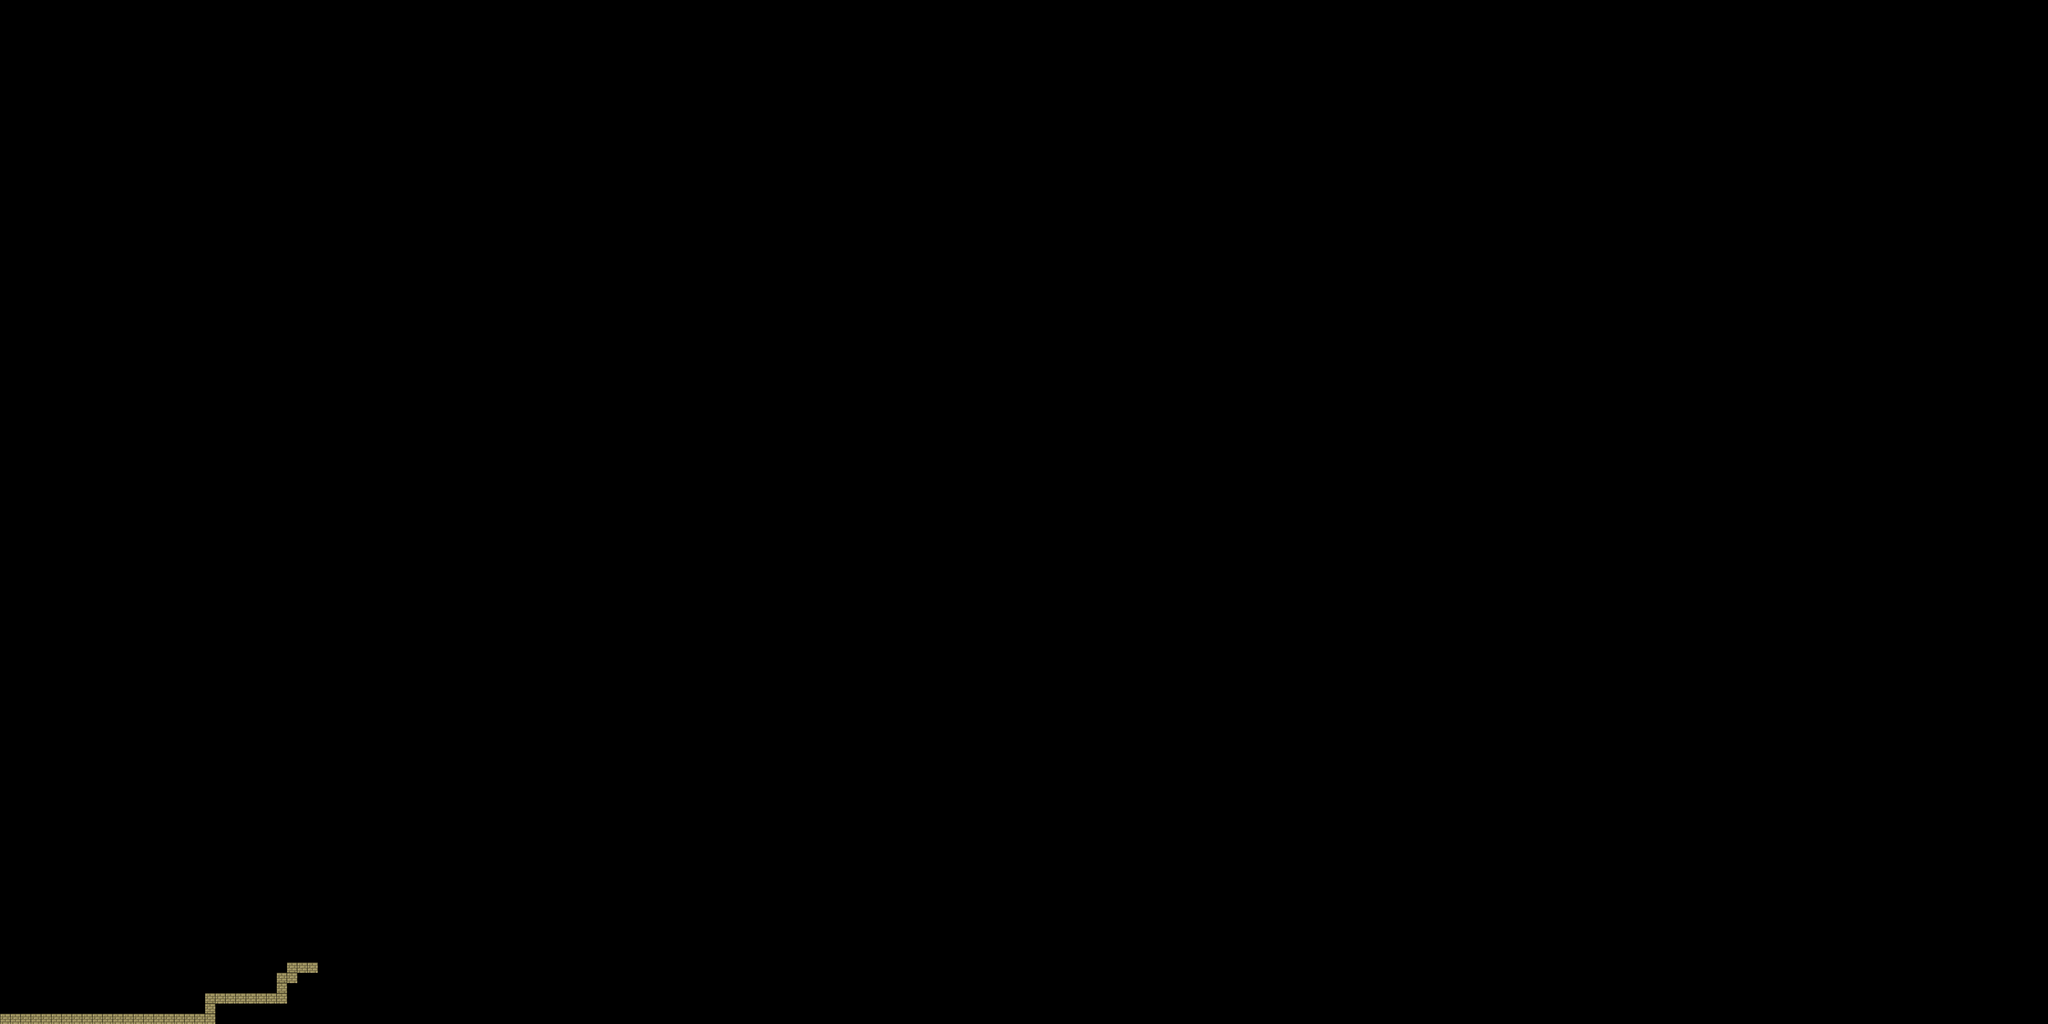

This game map was drawn from its Tiled (.tmx) file and the tilesets committed beside it. A one-line description and the trimmed map source follow:
An orthogonal 200x100 tile map with 32x32 px tiles, 1 tile layer (Tile Layer 1).

<map version="1.0" orientation="orthogonal" renderorder="right-down" width="200" height="100" tilewidth="32" tileheight="32">
 <tileset firstgid="1" name="tmw_desert_spacing" tilewidth="33" tileheight="33">
  <image source="../../sprites/tmw_desert_spacing.png" width="265" height="199" />
 </tileset>
 <layer name="Tile Layer 1" width="200" height="100">
  <data>[20000 cells, 36 non-empty, 1 distinct tile ids]</data>
 </layer>
</map>
